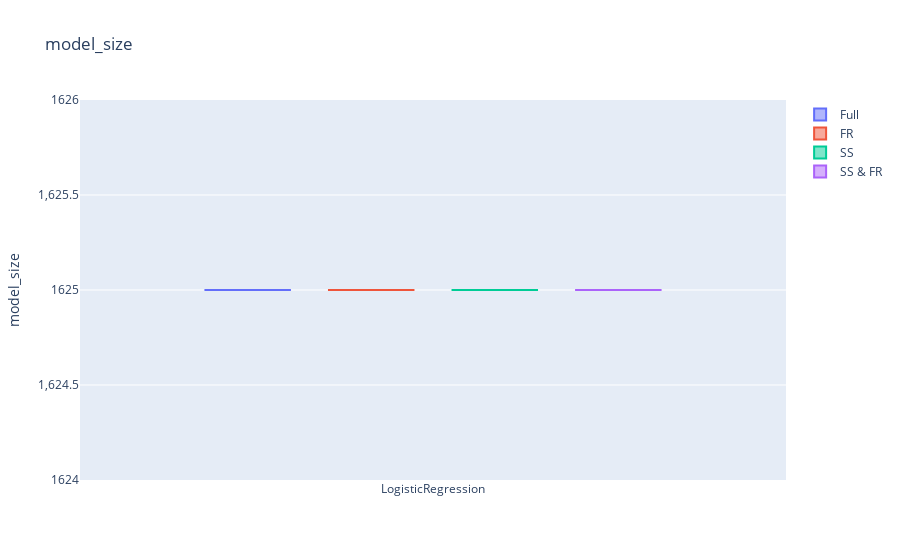

Notebook source saved alongside this figure:
### Code cell
make_plots('model_size')

### Figure 1 — Plotly figure (JSON) as saved in the notebook; plotly's stock layout.template omitted (floating-point values rounded to 4 significant figures)
{"data": [{"name": "Full", "type": "box", "x": ["LogisticRegression", "LogisticRegression", "LogisticRegression", "LogisticRegression", "LogisticRegression", "LogisticRegression", "LogisticRegression", "LogisticRegression", "LogisticRegression", "LogisticRegression", "LogisticRegression", "LogisticRegression", "LogisticRegression", "LogisticRegression", "LogisticRegression", "LogisticRegression", "LogisticRegression", "LogisticRegression", "LogisticRegression", "LogisticRegression", "LogisticRegression", "LogisticRegression", "LogisticRegression", "LogisticRegression", "LogisticRegression", "LogisticRegression", "LogisticRegression", "LogisticRegression", "LogisticRegression", "LogisticRegression", "LogisticRegression", "LogisticRegression", "LogisticRegression", "LogisticRegression", "LogisticRegression", "LogisticRegression", "LogisticRegression", "LogisticRegression", "LogisticRegression", "LogisticRegression"], "y": [1625, 1625, 1625, 1625, 1625, 1625, 1625, 1625, 1625, 1625, 1625, 1625, 1625, 1625, 1625, 1625, 1625, 1625, 1625, 1625, 1625, 1625, 1625, 1625, 1625, 1625, 1625, 1625, 1625, 1625, 1625, 1625, 1625, 1625, 1625, 1625, 1625, 1625, 1625, 1625]}, {"name": "FR", "type": "box", "x": ["LogisticRegression", "LogisticRegression", "LogisticRegression", "LogisticRegression", "LogisticRegression", "LogisticRegression", "LogisticRegression", "LogisticRegression", "LogisticRegression", "LogisticRegression", "LogisticRegression", "LogisticRegression", "LogisticRegression", "LogisticRegression", "LogisticRegression", "LogisticRegression", "LogisticRegression", "LogisticRegression", "LogisticRegression", "LogisticRegression", "LogisticRegression", "LogisticRegression", "LogisticRegression", "LogisticRegression", "LogisticRegression", "LogisticRegression", "LogisticRegression", "LogisticRegression", "LogisticRegression", "LogisticRegression", "LogisticRegression", "LogisticRegression", "LogisticRegression", "LogisticRegression", "LogisticRegression", "LogisticRegression", "LogisticRegression", "LogisticRegression", "LogisticRegression", "LogisticRegression"], "y": [1625, 1625, 1625, 1625, 1625, 1625, 1625, 1625, 1625, 1625, 1625, 1625, 1625, 1625, 1625, 1625, 1625, 1625, 1625, 1625, 1625, 1625, 1625, 1625, 1625, 1625, 1625, 1625, 1625, 1625, 1625, 1625, 1625, 1625, 1625, 1625, 1625, 1625, 1625, 1625]}, {"name": "SS", "type": "box", "x": ["LogisticRegression", "LogisticRegression", "LogisticRegression", "LogisticRegression", "LogisticRegression", "LogisticRegression", "LogisticRegression", "LogisticRegression", "LogisticRegression", "LogisticRegression", "LogisticRegression", "LogisticRegression", "LogisticRegression", "LogisticRegression", "LogisticRegression", "LogisticRegression", "LogisticRegression", "LogisticRegression", "LogisticRegression", "LogisticRegression", "LogisticRegression", "LogisticRegression", "LogisticRegression", "LogisticRegression", "LogisticRegression", "LogisticRegression", "LogisticRegression", "LogisticRegression", "LogisticRegression", "LogisticRegression", "LogisticRegression", "LogisticRegression", "LogisticRegression", "LogisticRegression", "LogisticRegression", "LogisticRegression", "LogisticRegression", "LogisticRegression", "LogisticRegression", "LogisticRegression"], "y": [1625, 1625, 1625, 1625, 1625, 1625, 1625, 1625, 1625, 1625, 1625, 1625, 1625, 1625, 1625, 1625, 1625, 1625, 1625, 1625, 1625, 1625, 1625, 1625, 1625, 1625, 1625, 1625, 1625, 1625, 1625, 1625, 1625, 1625, 1625, 1625, 1625, 1625, 1625, 1625]}, {"name": "SS & FR", "type": "box", "x": ["LogisticRegression", "LogisticRegression", "LogisticRegression", "LogisticRegression", "LogisticRegression", "LogisticRegression", "LogisticRegression", "LogisticRegression", "LogisticRegression", "LogisticRegression", "LogisticRegression", "LogisticRegression", "LogisticRegression", "LogisticRegression", "LogisticRegression", "LogisticRegression", "LogisticRegression", "LogisticRegression", "LogisticRegression", "LogisticRegression", "LogisticRegression", "LogisticRegression", "LogisticRegression", "LogisticRegression", "LogisticRegression", "LogisticRegression", "LogisticRegression", "LogisticRegression", "LogisticRegression", "LogisticRegression", "LogisticRegression", "LogisticRegression", "LogisticRegression", "LogisticRegression", "LogisticRegression", "LogisticRegression", "LogisticRegression", "LogisticRegression", "LogisticRegression", "LogisticRegression"], "y": [1625, 1625, 1625, 1625, 1625, 1625, 1625, 1625, 1625, 1625, 1625, 1625, 1625, 1625, 1625, 1625, 1625, 1625, 1625, 1625, 1625, 1625, 1625, 1625, 1625, 1625, 1625, 1625, 1625, 1625, 1625, 1625, 1625, 1625, 1625, 1625, 1625, 1625, 1625, 1625]}], "layout": {"boxmode": "group", "title": {"text": "model_size"}, "yaxis": {"title": {"text": "model_size"}}}}
